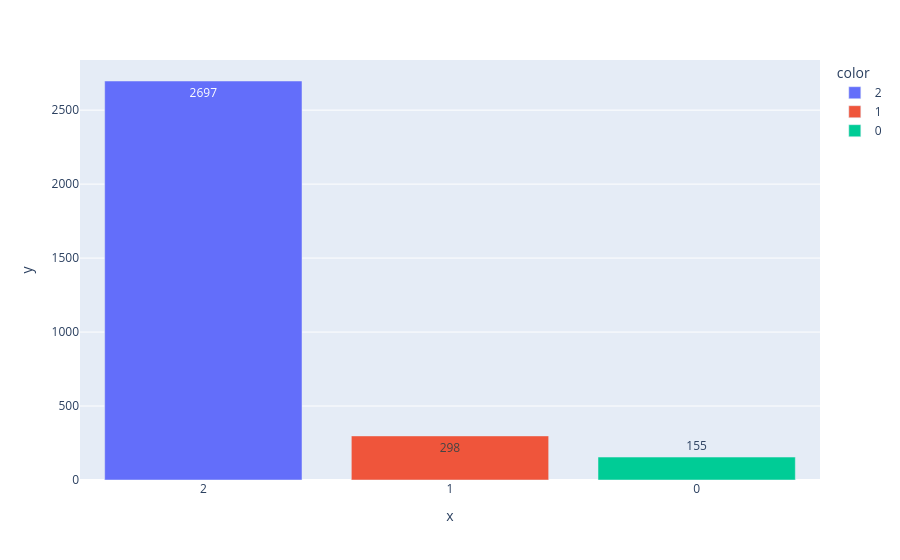

The notebook cell saved with this chart:
### Code cell
#visualiser le diagrammes des nombres d'observations
bar_plot(val)

### Figure 1 — Plotly figure (JSON) as saved in the notebook; plotly's stock layout.template omitted (floating-point values rounded to 4 significant figures)
{"data": [{"hovertemplate": "color=2<br>x=%{x}<br>y=%{y}<extra></extra>", "legendgroup": "2", "marker": {"color": "#636efa", "pattern": {"shape": ""}}, "name": "2", "orientation": "v", "showlegend": true, "textposition": "auto", "texttemplate": "%{y}", "type": "bar", "x": ["2"], "xaxis": "x", "y": [2697], "yaxis": "y"}, {"hovertemplate": "color=1<br>x=%{x}<br>y=%{y}<extra></extra>", "legendgroup": "1", "marker": {"color": "#EF553B", "pattern": {"shape": ""}}, "name": "1", "orientation": "v", "showlegend": true, "textposition": "auto", "texttemplate": "%{y}", "type": "bar", "x": ["1"], "xaxis": "x", "y": [298], "yaxis": "y"}, {"hovertemplate": "color=0<br>x=%{x}<br>y=%{y}<extra></extra>", "legendgroup": "0", "marker": {"color": "#00cc96", "pattern": {"shape": ""}}, "name": "0", "orientation": "v", "showlegend": true, "textposition": "auto", "texttemplate": "%{y}", "type": "bar", "x": ["0"], "xaxis": "x", "y": [155], "yaxis": "y"}], "layout": {"barmode": "relative", "legend": {"title": {"text": "color"}, "tracegroupgap": 0}, "margin": {"t": 60}, "xaxis": {"anchor": "y", "domain": [0.0, 1.0], "title": {"text": "x"}}, "yaxis": {"anchor": "x", "domain": [0.0, 1.0], "title": {"text": "y"}}}}
